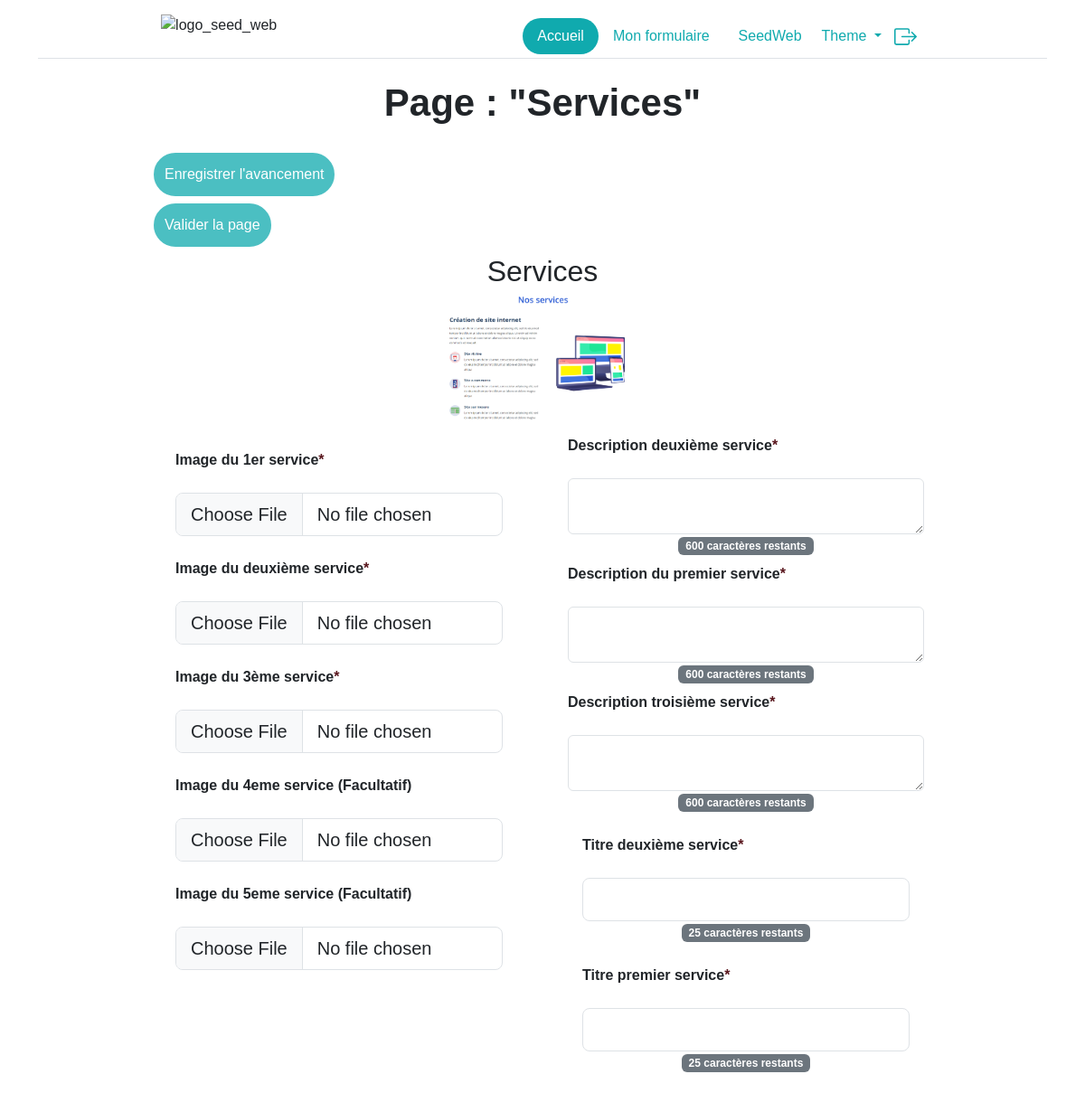
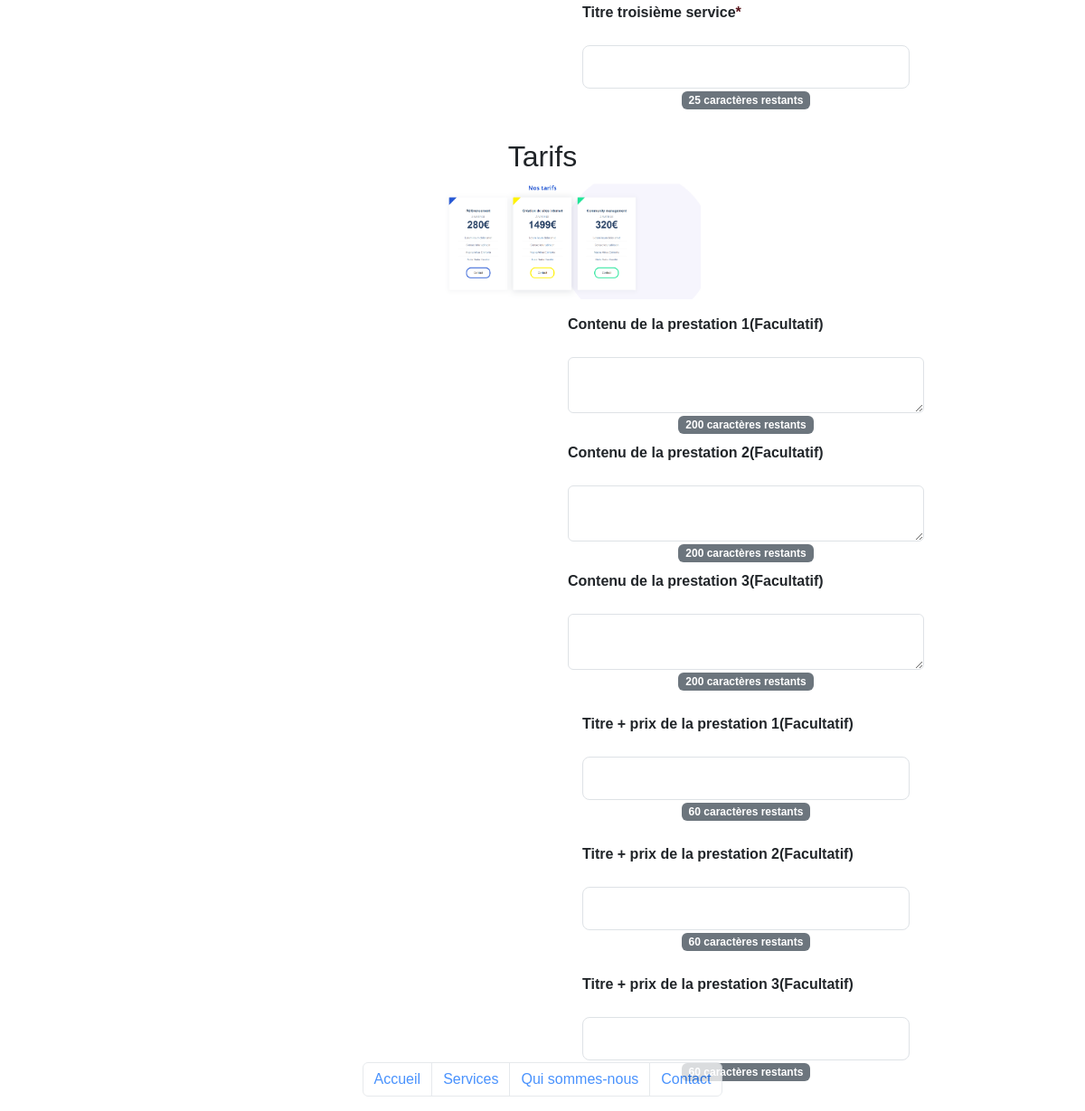
The app's page /mes_formulaires/index.php?page=1 (signed in) with its own data (2 pictures, top to bottom).
### tables this page shows
CREATE TABLE `page` (
  `id` int(11) NOT NULL,
  `site_id` int(11) NOT NULL,
  `nom` varchar(255) NOT NULL
);

CREATE TABLE `section` (
  `id` int(11) NOT NULL,
  `nom` varchar(255) NOT NULL
);

CREATE TABLE `image` (
  `id` int(11) NOT NULL,
  `section_id` int(11) NOT NULL,
  `page_id` int(11) NOT NULL,
  `nom` varchar(255) NOT NULL,
  `path` varchar(255) NOT NULL,
  `description` varchar(35) DEFAULT NULL,
  `facultatif` tinyint(1) NOT NULL
);

CREATE TABLE `texte` (
  `id` int(11) NOT NULL,
  `section_id` int(11) NOT NULL,
  `page_id` int(11) NOT NULL,
  `nom` varchar(255) NOT NULL,
  `contenu` text NOT NULL,
  `taille` int(4) NOT NULL,
  `facultatif` tinyint(1) NOT NULL
);

### mes_formulaires/index.php (the view, shortened to what this page needs)
<?php
include("../config/dbconnection.php");
    ?>
<!DOCTYPE HTML>
<html lang="fr" data-bs-theme="<?=$_SESSION["theme"]?>">
    <head>
        <link href="https://cdn.jsdelivr.net/npm/bootstrap@5.3.0-alpha1/dist/css/bootstrap.min.css" rel="stylesheet">
        <link rel="stylesheet" href="../css/style.css">
    </head>
    <body class="text-center w-100 m-auto">
<?php
include("../includes/header.php");
if(isset($_SESSION["role"])){
    if($_SESSION["role"] == "client"){
        $id = $_SESSION["id_client"];
        $req_site = $db->query("SELECT * FROM site where client_id = '$id'");
        $req_section = $db->query("SELECT * FROM section");
        $data_section = $req_section->fetchAll();
        $data_site = $req_site->fetch();
        $id_site = $data_site["id"];
        $id_modele = $data_site["modele_id"];
        $req_modele = $db->query("SELECT nom FROM modele where id = '$id_modele'");
        $data_modele = $req_modele->fetch();
        $req_page = $db->query("SELECT * FROM page where site_id = '$id_site'");
        $nbPageSiteClient = $req_page->rowCount();
        $data_page = $req_page->fetchAll();
        $nbEltParPage = 1;
        $nbTotalDePage = $nbPageSiteClient/$nbEltParPage;
        $page = $data_page[$_GET["page"]];
        ?>
        <form method="POST" action="" enctype='multipart/form-data'>
            <div  class="row w-75 mr-12-5 ml-12-5">
                <div class="col w-50">
                    <h1 class="text-center">Page : "<?=$page['nom']?>"</h1>
                    <div class="opacity-75">
                        <div class="m-2 text-center">
                            <input type="submit" name="save_state" value="Enregistrer l'avancement" class="p-2 border_white color_white nav-link bgSeed rounded-pill w-auto">
                        </div>
                        <div class="m-2 text-center">
                            <input type="submit" name="save_page" value="Valider la page" class="p-2 border_white color_white nav-link bgSeed rounded-pill w-auto">
                        </div>
                    </div>
                </div>
        <?php
        foreach($data_section as $section){
            $id_section = $section["id"];
            $id=$page["id"];
            $nom_section = $section['nom'];
            $req_image = $db->query("SELECT * FROM image where page_id = '$id' and section_id = '$id_section' order by nom");
            $req_texte = $db->query("SELECT * FROM texte where page_id = '$id' and section_id = '$id_section' order by nom");
            $data_image = $req_image->fetchAll();
            $data_texte = $req_texte->fetchAll();
            if(!empty($data_image) or !empty($data_texte)){
                $array_space = array(" ");
                $nom_page = str_replace($array_space, "-", $page["nom"]);
                $nom_section2 = str_replace($array_space, "-", $section["nom"]);
                $src_img = strtolower("../img/".$data_modele["nom"]. "_". $nom_page . "_". $nom_section2 . ".png");
                ?>
                <h2 class="text-center"><?=$nom_section?></h2>
                <div class="w-100 text-center">
                    <img src="<?=$src_img?>"  style="max-width: 40%; height: auto;" alt="Image_section_<?=$section["nom"]?>">
                </div>
                <div class="w-50 m-2 col">
                <?php
                foreach($data_image as $image){
                    $nomImg = $image['nom'];
                    $description = $image["description"];
                    $facultatif = "Non";
                    if($image['facultatif'] == true){$facultatif = "Oui";}
                ?>
                    <div class="m-4">
                        <p class="text-start "><label for="formFileLg" class="form-label fw-bold"><?php if(empty($description)){echo $nomImg;}else{echo $description;}; if($facultatif == "Non"){echo "<span class=\"text-danger-emphasis\">*</span>";}else{echo "<span> (Facultatif)</span>";}?></label></p>
                        <input class="form-control form-control-lg" id="formFileLg" idImage="<?=$image["id"]?>" name="<?=$nomImg?>" accept=".jpeg,.pdf,.png,.jpg,.svg,.webp,.gif" type="file"/>
                    </div>
<?php
                    }
?>
                </div>
                <div class="w-50 m-2 col" >
<?php
                foreach($data_texte as $texte){
                    $contenu = $texte["contenu"];
                    $array_space = array(" ");
                    $nomTxt2 = $texte["nom"];
                    $nomTxt = str_replace($array_space, "-", $texte['nom']);
                    $facultatif_txt = "Non";
                    if($texte['facultatif'] == true){$facultatif_txt = "Oui";}
                    if($texte["taille"] < 100){
                ?>
                    <div class="m-4">
                        <p class="text-start "><label for="" class="form-label fw-bold"><?php echo $nomTxt2; if($facultatif_txt == "Non"){echo "<span class=\"text-danger-emphasis\">*</span>";}else{echo "<span>(Facultatif)</span>";}?></label></p>
                        <input class="form-control form-control-lg input_counter" value="<?=$contenu?>" id="formFileLg" idTexte="<?=$texte["id"]?>" maxlength="<?=$texte["taille"]?>" name="<?=$nomTxt?>" type="text" >
                        <span class="counter badge bg-secondary" id="span_counter_input<?=$texte["id"]?>" ><?=$texte["taille"]?> caractères restants</span>
                    </div>
                <?php
                    } else {
                ?>
                    <div class="m-2">
                        <p class="text-start "><label class="form-label fw-bold"><?php echo $nomTxt2; if($facultatif_txt == "Non"){echo "<span class=\"text-danger-emphasis\">*</span>";}else{echo "<span>(Facultatif)</span>";}?></label></p>
                        <textarea class="form-control input_counter" idTexte="<?=$texte["id"]?>" maxlength="<?=$texte["taille"]?>" name="<?=$nomTxt?>" id="floatingTextarea"><?=$contenu?></textarea>
                        <span class="counter badge bg-secondary" id="span_counter_input<?=$texte["id"]?>" ><?=$texte["taille"]?> caractères restants</span>
                    </div>
                <?php
                    }
                    }
            ?>
                </div>
            <?php
        }
    }
?>
                </div>
            </form>
            <div class="container fixed-bottom opacity-75" id="pagination">
                    <nav aria-label="Page Navigation">
                        <ul class="pagination justify-content-center">
                    <?php
                        for ($i=1; $i<=$nbTotalDePage ; $i++) {
                    ?>
                    <li class="page-item"><a class="page-link" href="index.php?page=<?=$i-1?>"><?=$data_page[$i-1]["nom"]?></a></li>
                    <?php
                        }
                    ?>
                        </ul>
                    </nav>
            </div>
        <?php
}else{
?>
<h1>Pas d'autorisation pour accéder à cette page.</h1>
<?php
}}
    include("../includes/layout_bottom.php");
?>

### css/style.css (style rules this page uses)
.color_white { color: #FFFFFF; }
.border_white { border: 4px solid #10aaae; }
* { font-family: 'Nunito', sans-serif; }
h1 { font-family: 'Nunito', sans-serif; }
.mr-12-5 { margin-right: 12.5%; }
.ml-12-5 { margin-left: 12.5%; }
.bgSeed { background-color: #10aaae !important; }
h1 { font-size: 42px; font-weight: 600; margin: 0 0 30px; }
* { box-sizing: border-box; }

### records on screen
page: nom "Services"
section: nom "Services", shows a picture
image: description "Image du 1er service"
image: description "Image du deuxième service"
image: description "Image du 3ème service"
image: description "Image du 4eme service", facultatif "(Facultatif)"
image: description "Image du 5eme service", facultatif "(Facultatif)"
texte: nom "Description deuxième service", taille "600"
texte: nom "Description du premier service", taille "600"
texte: nom "Description troisième service", taille "600"
texte: nom "Titre deuxième service", taille "25"
texte: nom "Titre premier service", taille "25"
texte: nom "Titre troisième service", taille "25"
section: nom "Tarifs", shows a picture
texte: nom "Contenu de la prestation 1", facultatif "(Facultatif)", taille "200"
texte: nom "Contenu de la prestation 2", facultatif "(Facultatif)", taille "200"
texte: nom "Contenu de la prestation 3", facultatif "(Facultatif)", taille "200"
texte: nom "Titre + prix de la prestation 1", facultatif "(Facultatif)", taille "60"
texte: nom "Titre + prix de la prestation 2", facultatif "(Facultatif)", taille "60"
texte: nom "Titre + prix de la prestation 3", facultatif "(Facultatif)"
page: nom "Accueil"
page: nom "Qui sommes-nous"
page: nom "Contact"
